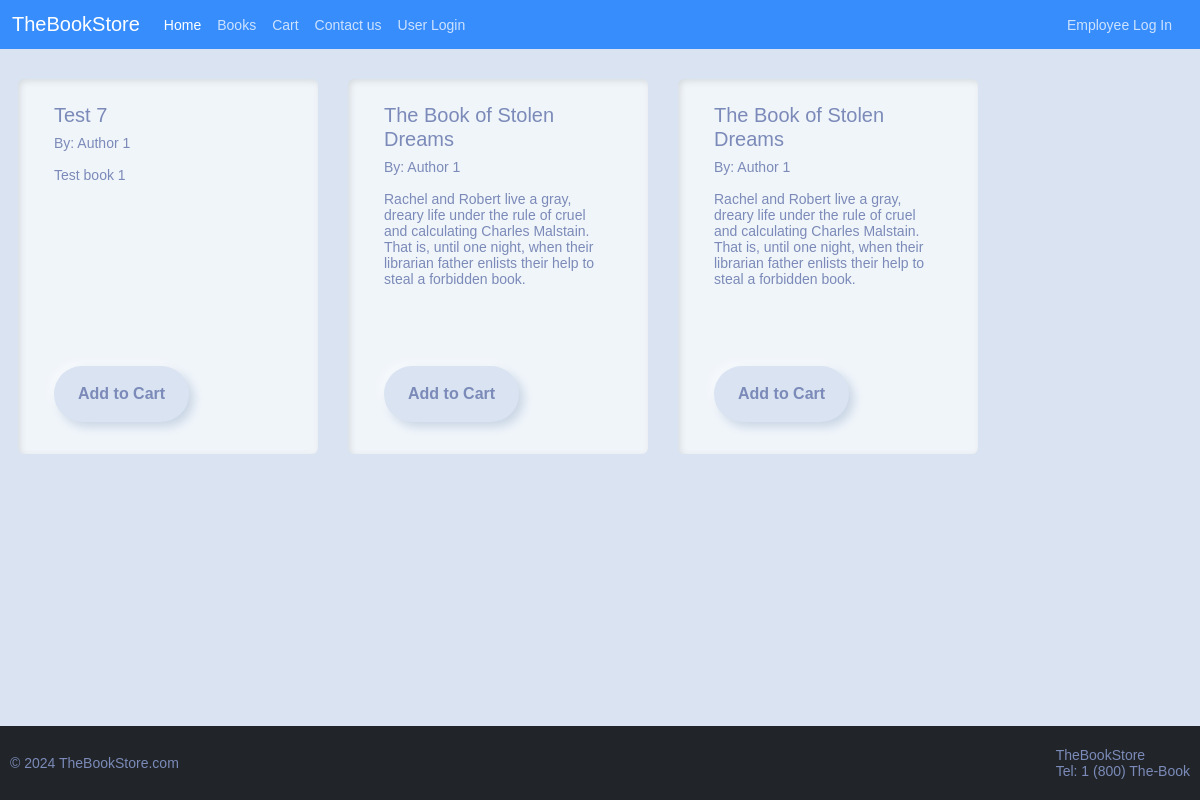
/books, run on the app's committed database.
### inventory/models.py (models this page shows, shortened)
class InventoryItem(models.Model):
	name = models.CharField(max_length=200)
	quantity = models.IntegerField()
	author = models.ForeignKey('Author', on_delete=models.SET_NULL, blank=True, null=True)
	ISBN = models.CharField(max_length=13, unique=True, validators=[MinLengthValidator(13)])
	date_created = models.DateTimeField(auto_now_add=True)
	user = models.ForeignKey(User, on_delete=models.CASCADE) #if user deleted, all their invtoryitems are deleted
	threshold = models.IntegerField(default=1)
	reordered = models.BooleanField(default=False)
	description = models.TextField(blank=True, null=True)

class Author(models.Model):
	name = models.CharField(max_length=200)
	class Meta:
		verbose_name_plural = 'authors'
	def __str__(self):
		return self.name

### inventory/views.py (the view)
# urls.py: path('books', views.bookList, name='book_list'),
def bookList(request):
	book = InventoryItem.objects.all()
	return render(request, 'inventory/book_list.html', {'book': book})

### inventory/templates/inventory/book_list.html
{% extends 'inventory/base.html' %}
{% block content%}
<div class="list-body">
    <div class="row">
        {% for i in book%}
            <div class="card bg-light" style="width: 300px; height: 375px; margin-left: 30px; margin-top: 30px;">
                <div class="card-body">
                    <h5 class="card-title">
                        <a href="{% url 'book_detail' i.ISBN%}" class="text-body" style="text-decoration: none;">{{i.name}}</a>
                    </h5>
                    <p class="card-text">By: {{i.author}}</p>
                    <p class="card-text">{{i.description}}</p>
                </div>
                <div class="card-footer">
                    <button class="btn btn-primary" style="margin-bottom: 20px;">Add to Cart</button>
                </div>
            </div>
        {% endfor %}
    </div>
</div>
{% endblock %}

### inventory/static/css/style.css (style rules this page uses)
body { font: 14px "Lucida Grande", Helvetica, Arial, sans-serif; width: 100vw; height: 100vh; }
a { color: #00B7FF; }
.list-body { height: 87vh; width: 98vw; }

### data on the page
InventoryItem: name "Test 7", author "Author 1", description "Test book 1"
InventoryItem: name "The Book of Stolen Dreams", author "Author 1", description "Rachel and Robert live a gray, dreary life under the rule of cruel and calculating Charles Malstain. That is, until one night, when their librarian father enlists their help to steal a forbidden book."
InventoryItem: name "The Book of Stolen Dreams", author "Author 1", description "Rachel and Robert live a gray, dreary life under the rule of cruel and calculating Charles Malstain. That is, until one night, when their librarian father enlists their help to steal a forbidden book."
